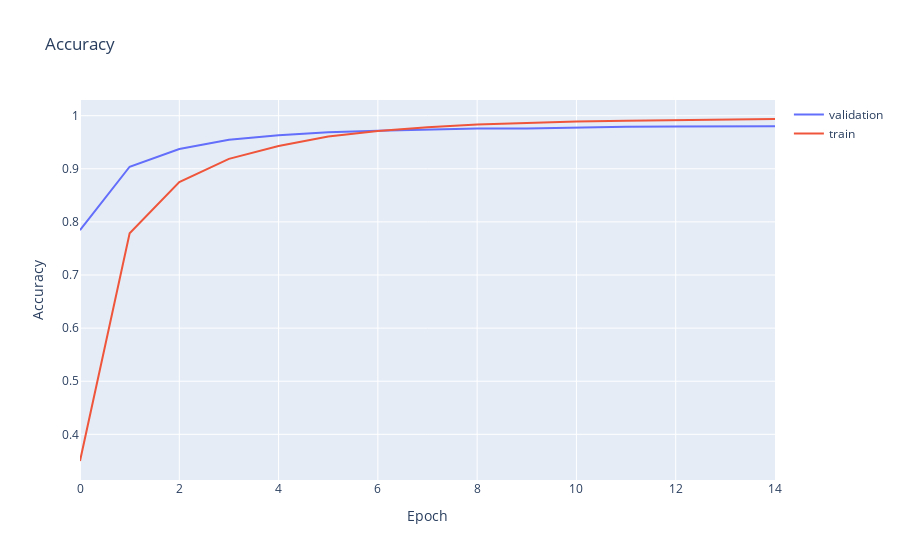

Here is the notebook cell this chart was saved with:
### Markdown cell above
<img src="data/cr.png" height="700" width="700" />

### Code cell
df_train = pd.read_csv('data/epoch_ac/train.csv')
df_validation = pd.read_csv('data/epoch_ac/validation.csv')
fig = go.Figure()
fig.add_trace(go.Scatter(x=df_validation['Step'], y=df_validation['Value'], mode='lines', name='validation'))
fig.add_trace(go.Scatter(x=df_train['Step'], y=df_train['Value'], mode='lines', name='train'))
fig.update_layout(title='Accuracy', xaxis_title='Epoch', yaxis_title='Accuracy')
fig.show()

### Figure 1 — Plotly figure (JSON) as saved in the notebook; plotly's stock layout.template omitted (floating-point values rounded to 4 significant figures)
{"data": [{"mode": "lines", "name": "validation", "type": "scatter", "x": [0, 1, 2, 3, 4, 5, 6, 7, 8, 9, 10, 11, 12, 13, 14], "y": [0.7845, 0.9039, 0.9373, 0.9546, 0.9632, 0.9689, 0.9718, 0.974, 0.9759, 0.9761, 0.9778, 0.979, 0.9795, 0.9801, 0.9801]}, {"mode": "lines", "name": "train", "type": "scatter", "x": [0, 1, 2, 3, 4, 5, 6, 7, 8, 9, 10, 11, 12, 13, 14], "y": [0.3498, 0.7786, 0.875, 0.9187, 0.9429, 0.9606, 0.9711, 0.9781, 0.9832, 0.9867, 0.9891, 0.9907, 0.9917, 0.9922, 0.9938]}], "layout": {"title": {"text": "Accuracy"}, "xaxis": {"title": {"text": "Epoch"}}, "yaxis": {"title": {"text": "Accuracy"}}}}
